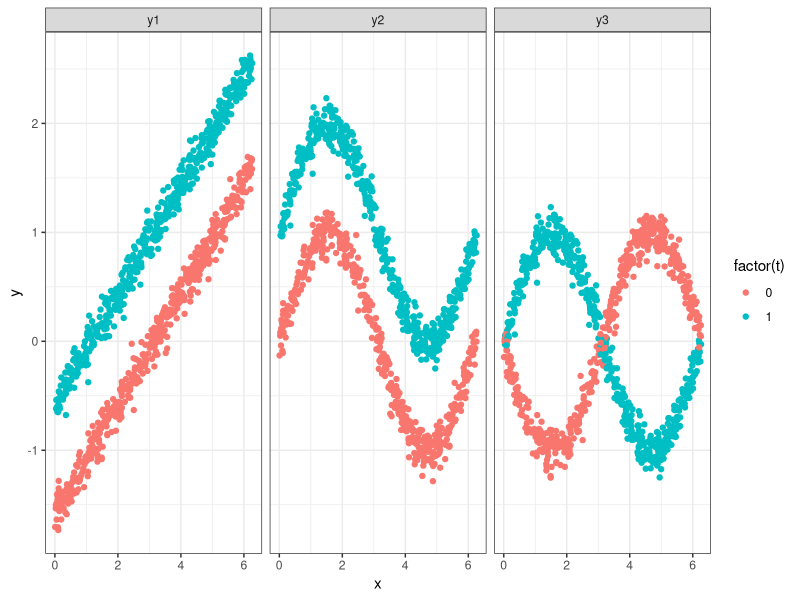

Generate this figure with R:
## ---- chunk 1
#| label: setup
#| echo: false
#| execute: true

suppressMessages({
  library(purrr)
  library(data.table)
  library(ggplot2); theme_set(theme_bw())
  library(knitr)
})
## ---- chunk 2
#| label: fig-dag-nonparametric
#| output: fragment
#| fig-cap: Three datasets with the same DAG

set.seed(12345)
n = 1e3

f1 <- function(t, x, u) t + 0.5 * (x - pi) + u
f2 <- function(t, x, u) t + sin(x) + u
f3 <- function(t, x, u) t * sin(x) - (1-t) * sin(x) + u

df <- data.table(
  x = runif(n, 0, 2*pi),
  t = rbinom(n, 1, 0.5),
  u = rnorm(n, 0, .1)
)

df[, `:=`(
  y1 = f1(t, x, u),
  y2 = f2(t, x, u),
  y3 = f3(t, x, u)
)]

dfm <- melt(df, measure.vars=c('y1', 'y2', 'y3'),
            variable.name="f", value.name="y")

ggplot(dfm, aes(x=x, y=y, col=factor(t))) + 
  geom_point() + 
  facet_grid(~f)
